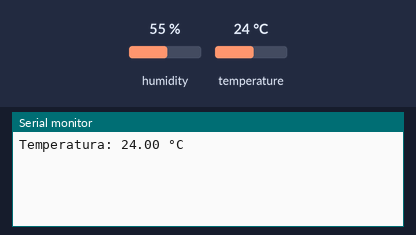
The sketch below on a simulated ESP32. Shown: the last lines printed to the serial monitor. The inputs (shaded band) are chosen by the test bench; at power-on: temperature 24 °C, humidity 55 %.

Above: at 3.2 s.
3.3 s: temperature set to 12 °C
At 5.4 s:
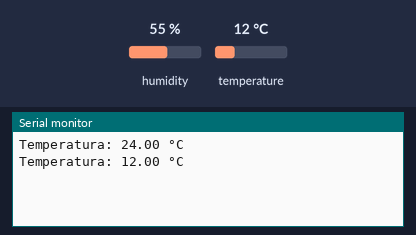
6.0 s: temperature set to 19 °C
At 6.6 s:
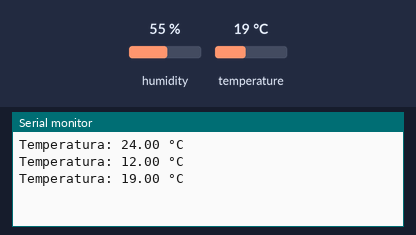
Timing chart, 0 to 9.0 s (numbered marks = the images above; inputs shaded):
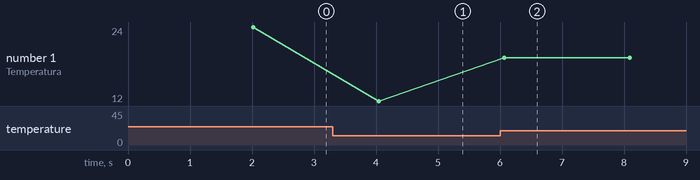

Measured:
- after the input at 3.3 s, the serial monitor: prints a new line after 0.75 s (image 1)
- after the input at 6.0 s, the serial monitor: prints a new line after 0.07 s (image 2)
- plotted number 1: 24 → 12 after the input at 3.3 s, 12 → 19 after the input at 6.0 s

The sketch:

sketch_jul8a.ino
```cpp
#include <DHT.h>

#define PIN_SENSOR_DE_TEMPERATURA 33
#define TIPO_DHT DHT11

DHT dht(PIN_SENSOR_DE_TEMPERATURA, TIPO_DHT);

void setup() {
  Serial.begin(115200);
  dht.begin();
  delay(2000); // dá tempo para o sensor inicializar
}

void loop() {
  float temperatura = dht.readTemperature();

  if (isnan(temperatura)) {
    Serial.println("Erro ao ler o sensor de temperatura.");
  } else {
    Serial.print("Temperatura: ");
    Serial.print(temperatura);
    Serial.println(" °C");
  }

  delay(2000); // mais seguro para o DHT11
}
```
